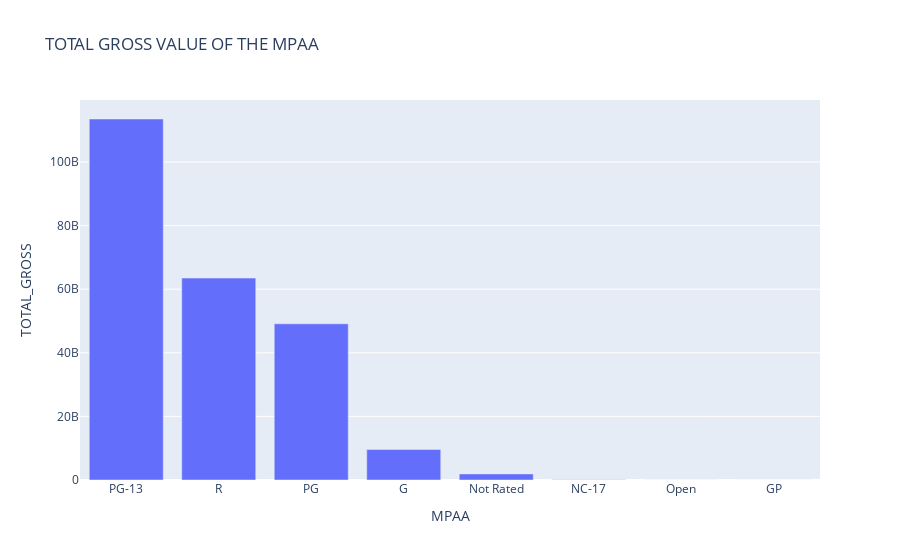

Notebook source saved alongside this figure:
### Markdown cell above
MPAA VS TOTAL GROSS

### Code cell
second_data_x = rate_data['MPAA RATINGS']
second_data_y=rate_data['TOTAL GROSS']
second_graph_data = pd.DataFrame(dict(MPAA=second_data_x,TOTAL_GROSS=second_data_y))
second_graph = px.bar(second_graph_data,x='MPAA',y='TOTAL_GROSS',title='TOTAL GROSS VALUE OF THE MPAA')
second_graph.show()

### Figure 1 — Plotly figure (JSON) as saved in the notebook; plotly's stock layout.template omitted (floating-point values rounded to 4 significant figures)
{"data": [{"alignmentgroup": "True", "hovertemplate": "MPAA=%{x}<br>TOTAL_GROSS=%{y}<extra></extra>", "legendgroup": "", "marker": {"color": "#636efa", "pattern": {"shape": ""}}, "name": "", "offsetgroup": "", "orientation": "v", "showlegend": false, "textposition": "auto", "type": "bar", "x": ["PG-13", "R", "PG", "G", "Not Rated", "NC-17", "Open", "GP"], "xaxis": "x", "y": [113524789243, 63497164978, 49124317794, 9572240391, 1918358283, 44850139, 5489687, 552618], "yaxis": "y"}], "layout": {"autosize": true, "barmode": "relative", "legend": {"tracegroupgap": 0}, "title": {"text": "TOTAL GROSS VALUE OF THE MPAA"}, "xaxis": {"anchor": "y", "autorange": true, "domain": [0, 1], "range": [-0.5, 7.5], "title": {"text": "MPAA"}, "type": "category"}, "yaxis": {"anchor": "x", "autorange": true, "domain": [0, 1], "range": [0, 119500000000.0], "title": {"text": "TOTAL_GROSS"}, "type": "linear"}}}
